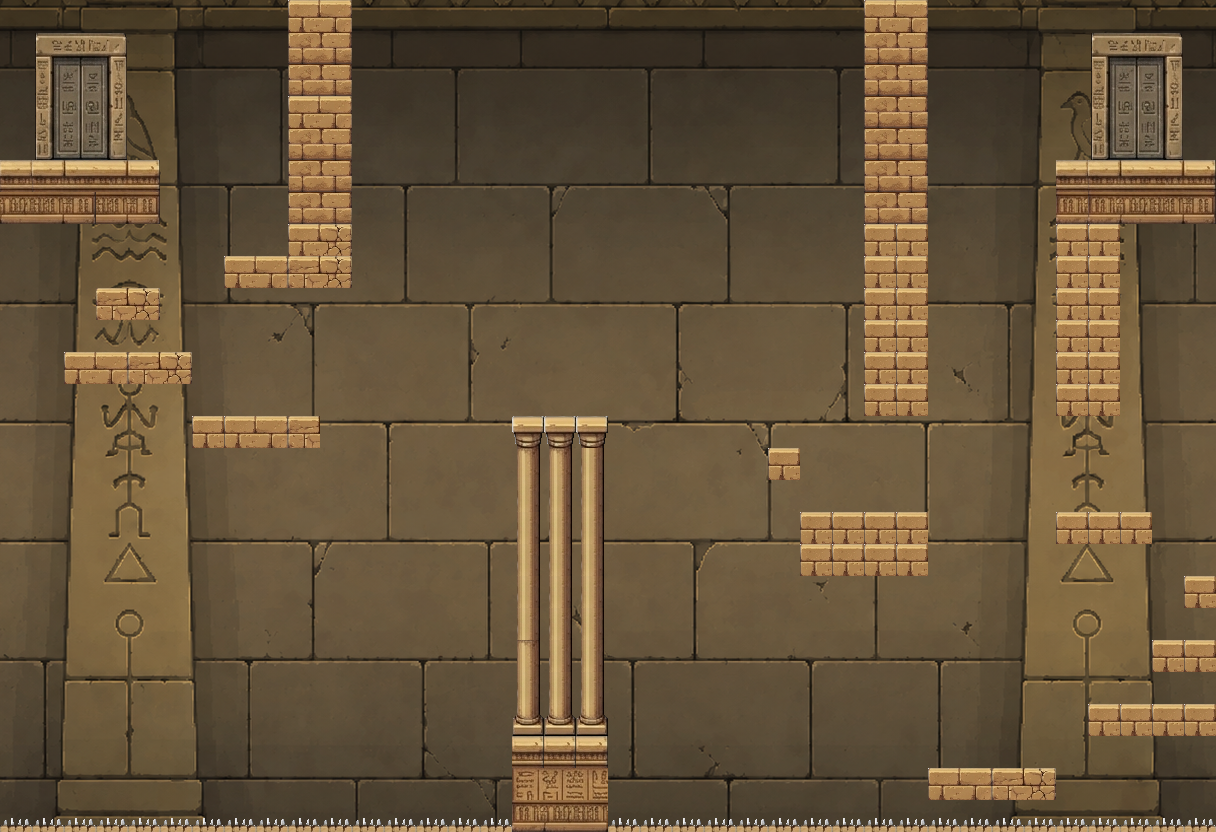

A level layout from a 2D game, rendered from its tile map. Below: a short description, then the map file with tile-grid data replaced by summaries:
An orthogonal 38x26 tile map with 32x32 px tiles, 2 tile layers (Livello tile 1, Livello tile 2), 3 tilesets and 21 objects (17x solid, 2x kill, start, finish).

<map version="1.10" tiledversion="1.11.2" orientation="orthogonal" renderorder="right-down" width="38" height="26" tilewidth="32" tileheight="32" infinite="0" nextlayerid="4" nextobjectid="23">
 <properties>
  <property name="dimensionePersonaggio" type="float" value="57.6" />
 </properties>
 <tileset firstgid="1" source="SfondoPassato_v2.tsx" />
 <tileset firstgid="1537" source="Griglia.tsx" />
 <tileset firstgid="1777" source="Sfondo1.tsx" />
 <layer id="1" name="Livello tile 1" width="38" height="26">
  <data>[988 cells, 988 non-empty, 988 distinct tile ids]</data>
 </layer>
 <objectgroup id="3" name="Livello di oggetti 1">
  <object id="1" name="solid" x="864" y="0" width="64" height="416" />
  <object id="2" name="solid" x="1056" y="160" width="160" height="64" />
  <object id="3" name="solid" x="1056" y="224" width="64" height="192" />
  <object id="4" name="solid" x="1056" y="512" width="96" height="32" />
  <object id="5" name="solid" x="1184" y="576" width="32" height="32" />
  <object id="6" name="solid" x="1152" y="640" width="64" height="32" />
  <object id="7" name="solid" x="800" y="512" width="128" height="64" />
  <object id="8" name="solid" x="768" y="448" width="32" height="32" />
  <object id="9" name="solid" x="928" y="768" width="128" height="32" />
  <object id="10" name="solid" x="1088" y="704" width="128" height="32" />
  <object id="11" name="solid" x="512" y="416" width="96" height="416" />
  <object id="12" name="solid" x="64" y="352" width="128" height="32" />
  <object id="13" name="solid" x="96" y="288" width="64" height="32" />
  <object id="14" name="solid" x="192" y="416" width="128" height="32" />
  <object id="15" name="solid" x="224" y="256" width="64" height="32" />
  <object id="16" name="solid" x="288" y="0" width="64" height="288" />
  <object id="17" name="solid" x="0" y="160" width="160" height="64" />
  <object id="18" name="start" x="1088" y="32" width="96" height="128" />
  <object id="19" name="finish" x="32" y="32" width="96" height="128" />
  <object id="21" name="kill" x="0" y="814" width="512" height="18" />
  <object id="22" name="kill" x="608" y="815" width="608" height="17" />
 </objectgroup>
 <layer id="2" name="Livello tile 2" width="38" height="26">
  <data>[988 cells, 209 non-empty, 34 distinct tile ids]</data>
 </layer>
</map>
